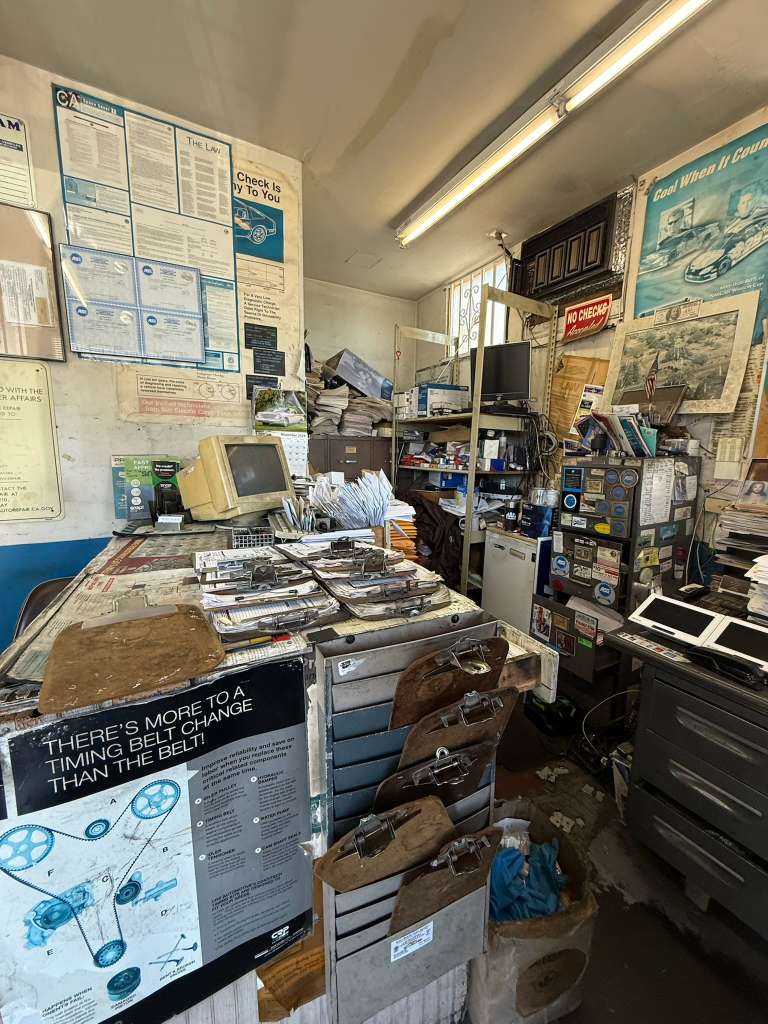
#> input picture source/patterson.jpg, 1536 x 2048 px (shown at 1/2 size)
$ python build_splat.py ../source/patterson.jpg ../source/patterson.jpg ../source/patterson.jpg ../source/patterson.jpg
#> lines starting #> are read from the running program, lines starting #| are printed output that depends on the picture
"""Lift the single Patterson photo + DA3 depth into a 3D Gaussian splat.

Outputs (in <out>/):
  patterson-<tier>.spz   web runtime (Spark), Y-up metres, floor at y=0
  patterson-<tier>.ply   standard 3DGS PLY, same frame (for engines/editors)
  scene.json             camera, scale, anchors for menu typography, depth grid info
  depth-grid.bin         float32 low-res depth (metres, along camera z) for ray picking

usage: python build_splat.py <photo> <build_dir> <out_dir> [tier=high|quest]
"""
import gzip
import json
import struct
import sys
from pathlib import Path

import cv2
import numpy as np

# ---- scene calibration (see README: solved from room geometry) ----
FOCAL_PX = 1250.0                 # at 1536x2048
UNIT_TO_M = 2.4                   # DA3 units -> metres (CRT bezel ~0.40 m)
UP_CAM = np.array([0.0657, -0.9866, -0.1465])  # gravity-up in camera coords (x right, y down, z fwd)
EDGE_REL = 0.025                  # relative depth jump between neighbours = discontinuity
SIGMA_K = 0.46                    # gaussian sigma per pixel footprint
OPACITY = 0.995

SH_C0 = 0.28209479177387814


def logit(p):
    return np.log(p / (1 - p))


def box_down(a, s):
    h, w = a.shape[:2]
    return a[:h // s * s, :w // s * s].reshape(h // s, s, w // s, s, *a.shape[2:]).mean((1, 3))


def block_any(m, s):
    h, w = m.shape
    return m[:h // s * s, :w // s * s].reshape(h // s, s, w // s, s).any((1, 3))


# [105 lines left out: functions block_std, robust_grad, depth_edges, surfels, mat_to_quat, quat_mul and 1 more, not called in this run]


def main():
    photo_p, build, out = Path(sys.argv[1]), Path(sys.argv[2]), Path(sys.argv[3])
    tier = sys.argv[4] if len(sys.argv) > 4 else "high"
    out.mkdir(parents=True, exist_ok=True)
    img = cv2.imread(str(photo_p), cv2.IMREAD_COLOR)[:, :, ::-1].astype(np.float32) / 255
    H0, W0 = img.shape[:2]
#> H0 = 2048; W0 = 1536
    work = 1.0 if tier == "high" else 0.5
    if work != 1.0:
        img = cv2.resize(img, (int(W0 * work), int(H0 * work)), interpolation=cv2.INTER_AREA)
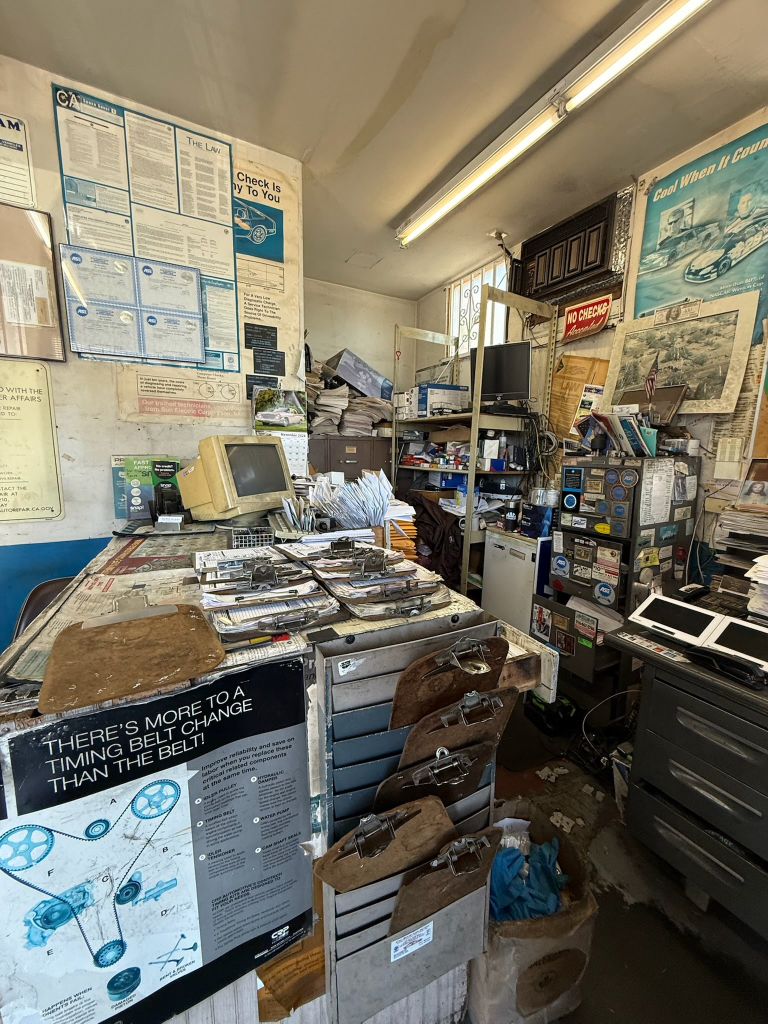
#> img: shape (1024, 768, 3) float32; mean R, G, B 0.475, 0.459, 0.402
    H, W = img.shape[:2]
#> H = 1024; W = 768
    f = FOCAL_PX * W / W0
#> f = 625
    cx, cy = W / 2, H / 2
#> cx = 384; cy = 512

#> (the run stopped early here; a loop or call above may not have finished)
